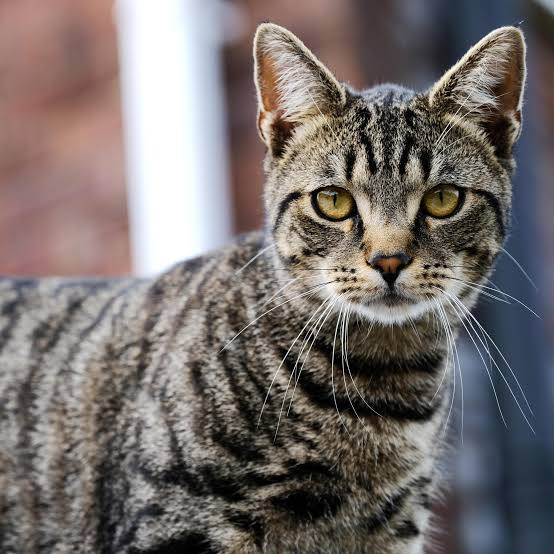
#> input picture Photo/images.jpg, 554 x 554 px
$ python threshold.py
#> lines starting #> are read from the running program, lines starting #| are printed output that depends on the picture; after the words box and inside, x2 and y2 are one past the last pixel; in counts of white or black regions, pixels touching at a corner belong together
import cv2 as cv

img = cv.imread('./Photo/images.jpg')
#> img is the input picture: shape (554, 554, 3); mean B, G, R 109.1, 111, 118.5
cv.imshow('cat' , img)

gray = cv.cvtColor(img, cv.COLOR_BGR2GRAY)
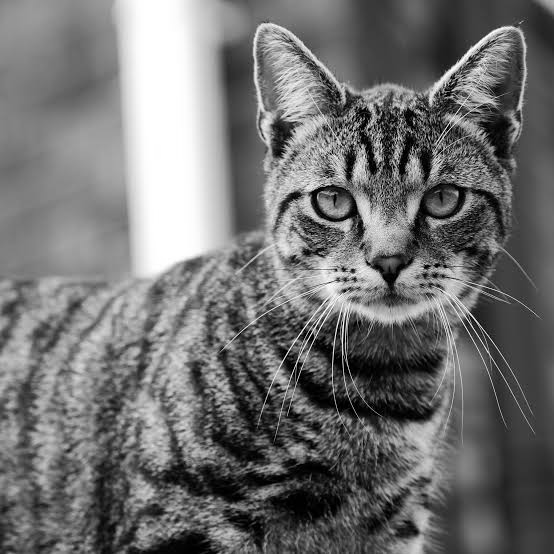
#> gray: shape (554, 554); min 0, max 255, mean 113
cv.imshow('Gray Image' , gray)
#There are three types of thresholding in OpenCV:
#1. Simple Thresholding
#2. Adaptive Thresholding
#3. Otsu's Thresholding


#Simple Thresholding:
threshold , thresh = cv.threshold(gray, 150 ,255 , cv.THRESH_BINARY)
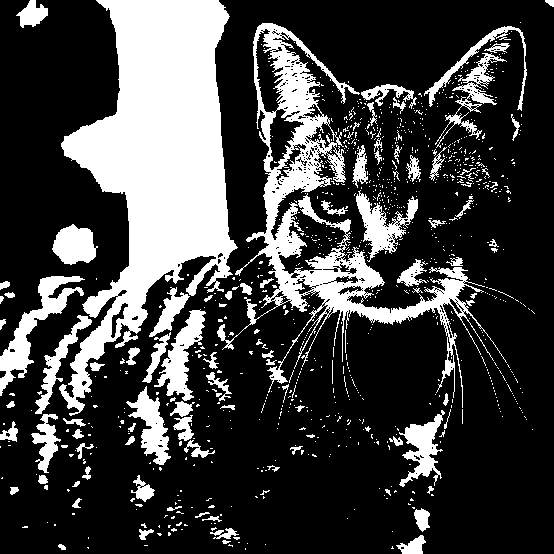
#> thresh: shape (554, 554); 25.2% white; 942 white regions (845 under 20 px), largest, box (x1, y1, x2, y2) and area: (59, 0, 238, 416) 35281, (217, 23, 507, 408) 16487, (0, 276, 85, 396) 2480
cv.imshow('Simple Thresholded', thresh)


#Simple Thresholding (inverse):
threshold , thresh_inv = cv.threshold(gray, 150 ,255 , cv.THRESH_BINARY_INV)
cv.imshow('Simple Thresholded inverse', thresh_inv)

#Adaptive Thresholding:
adaptive_thresh = cv.adaptiveThreshold(gray, 255, cv.ADAPTIVE_THRESH_MEAN_C, cv.THRESH_BINARY,11,3)
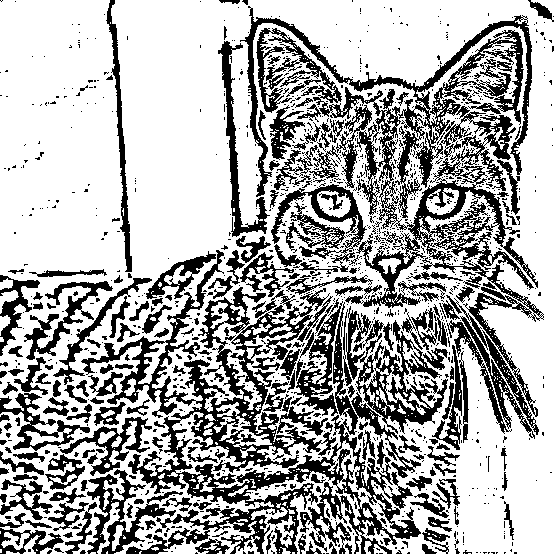
#> adaptive_thresh: shape (554, 554); 67.6% white; 1202 black regions (986 under 20 px), largest, box (x1, y1, x2, y2) and area: (81, 250, 421, 554) 24392, (240, 6, 544, 417) 22062, (346, 306, 448, 434) 4071
cv.imshow('Adaptive Thresholded ' , adaptive_thresh)

#Adaptive Thresholding (Gaussian):
adaptive_thresh_gaussian = cv.adaptiveThreshold(gray, 255, cv.ADAPTIVE_THRESH_GAUSSIAN_C, cv.THRESH_BINARY,11,3)
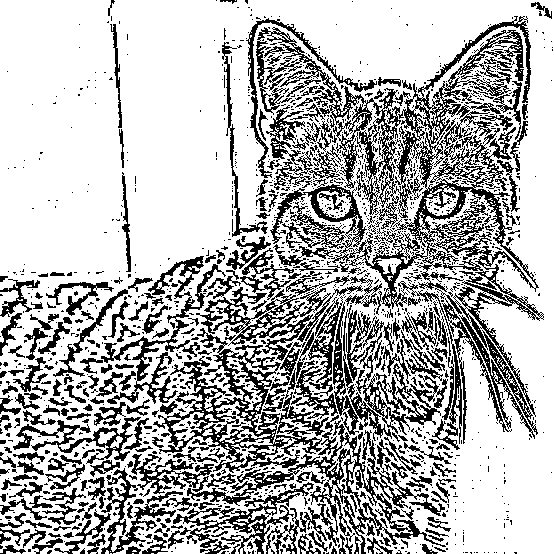
#> adaptive_thresh_gaussian: shape (554, 554); 70.9% white; black in thin lines or dots
cv.imshow('Adaptive Thresholded Gaussian' , adaptive_thresh_gaussian)

cv.waitKey(0)

$ run again, with Photo/Jubayer_img.jpg copied over Photo/images.jpg
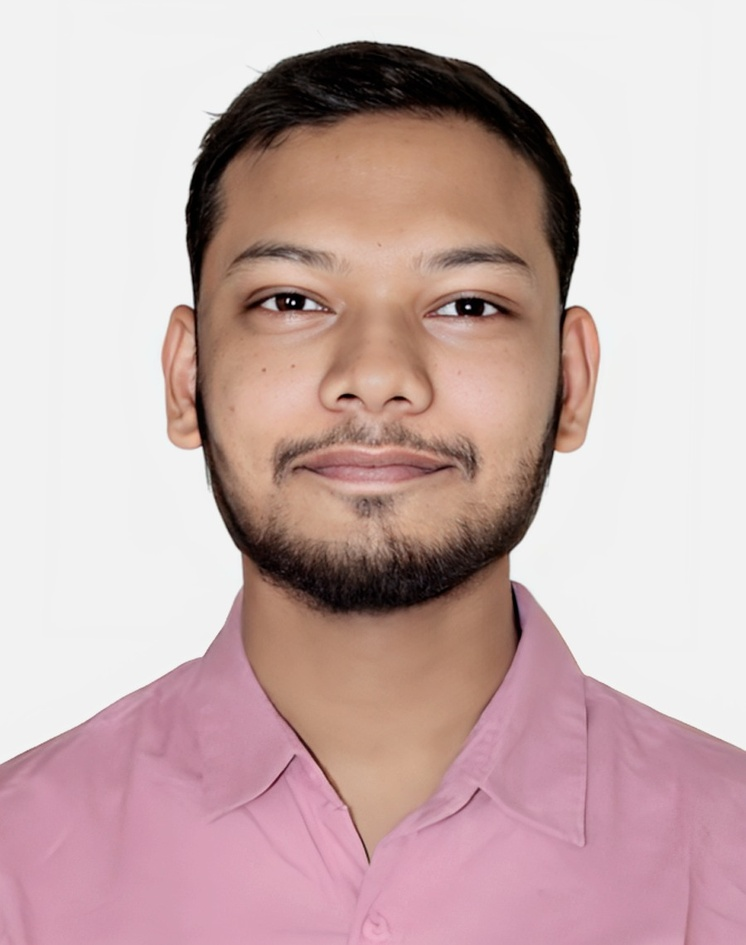
#> input picture Photo/Jubayer_img.jpg, 746 x 945 px, shrunk from 900 x 1140 before the run
#> img is the input picture: shape (945, 746, 3); mean B, G, R 175.6, 176.3, 201.7
#> `threshold , thresh = cv.threshold(gray, 150 ,255 , cv.THRESH_BINARY)`:
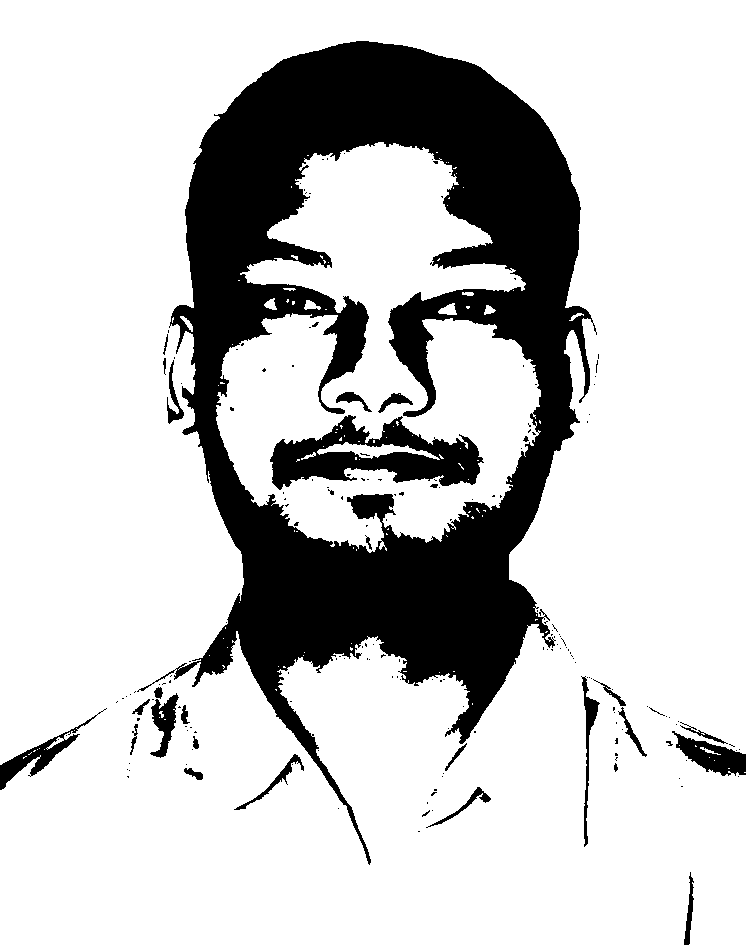
#> thresh: shape (945, 746); 78.9% white; 189 black regions (160 under 20 px), largest, box (x1, y1, x2, y2) and area: (137, 41, 597, 865) 132451, (270, 415, 484, 490) 7997, (672, 731, 746, 776) 1548
#> adaptive_thresh: shape (945, 746); 89.9% white; 2574 black regions (2325 under 20 px), largest, box (x1, y1, x2, y2) and area: (0, 41, 746, 867) 34307, (341, 410, 479, 486) 1671, (290, 462, 461, 484) 1271
#> `adaptive_thresh_gaussian = cv.adaptiveThreshold(gray, 255, cv.ADAPTIVE..`:
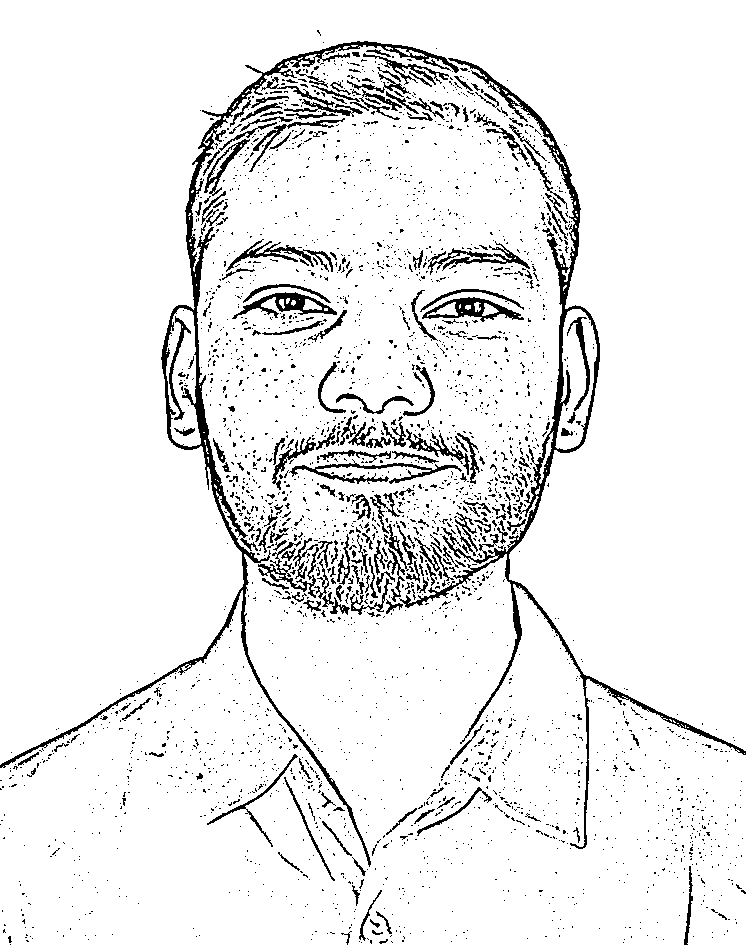
#> adaptive_thresh_gaussian: shape (945, 746); 92.6% white; black in thin lines or dots

$ run again, with Photo/group_photo.jpg copied over Photo/images.jpg
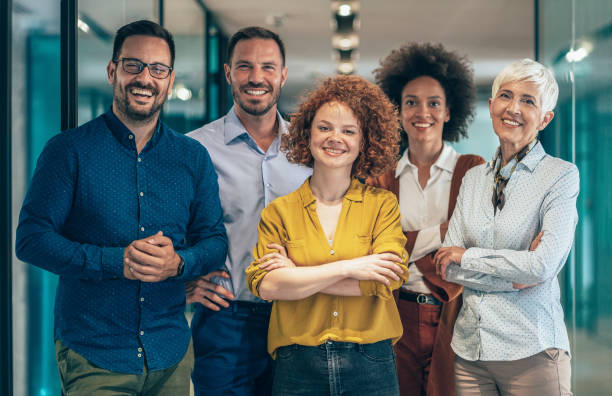
#> input picture Photo/group_photo.jpg, 612 x 396 px
#> img is the input picture: shape (396, 612, 3); mean B, G, R 108.6, 111.4, 99.8
#> `threshold , thresh = cv.threshold(gray, 150 ,255 , cv.THRESH_BINARY)`:
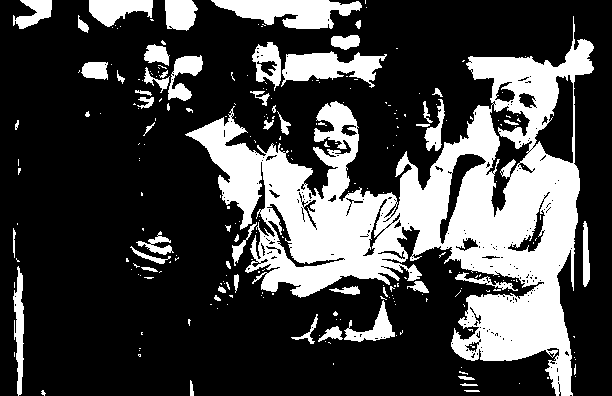
#> thresh: shape (396, 612); 27.3% white; 253 white regions (198 under 20 px), largest, box (x1, y1, x2, y2) and area: (185, 16, 594, 396) 49751, (211, 0, 362, 29) 2683, (281, 51, 387, 88) 2164
#> adaptive_thresh: shape (396, 612); 64.9% white; 1860 black regions (1599 under 20 px), largest, box (x1, y1, x2, y2) and area: (40, 0, 413, 396) 26776, (438, 0, 612, 396) 8009, (1, 0, 13, 396) 3799
#> `adaptive_thresh_gaussian = cv.adaptiveThreshold(gray, 255, cv.ADAPTIVE..`:
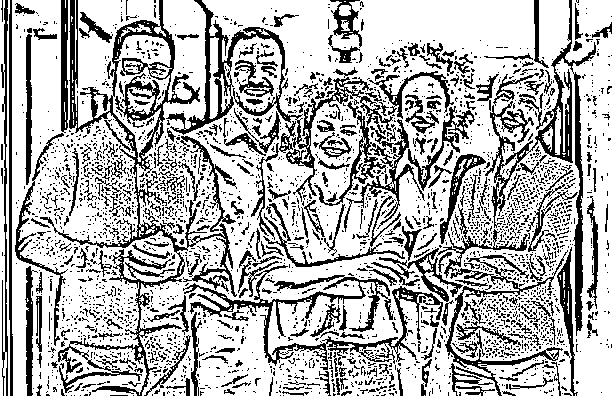
#> adaptive_thresh_gaussian: shape (396, 612); 70.9% white; 2863 black regions (2525 under 20 px), largest, box (x1, y1, x2, y2) and area: (40, 0, 237, 396) 9170, (183, 261, 443, 370) 4620, (485, 0, 596, 336) 4612
